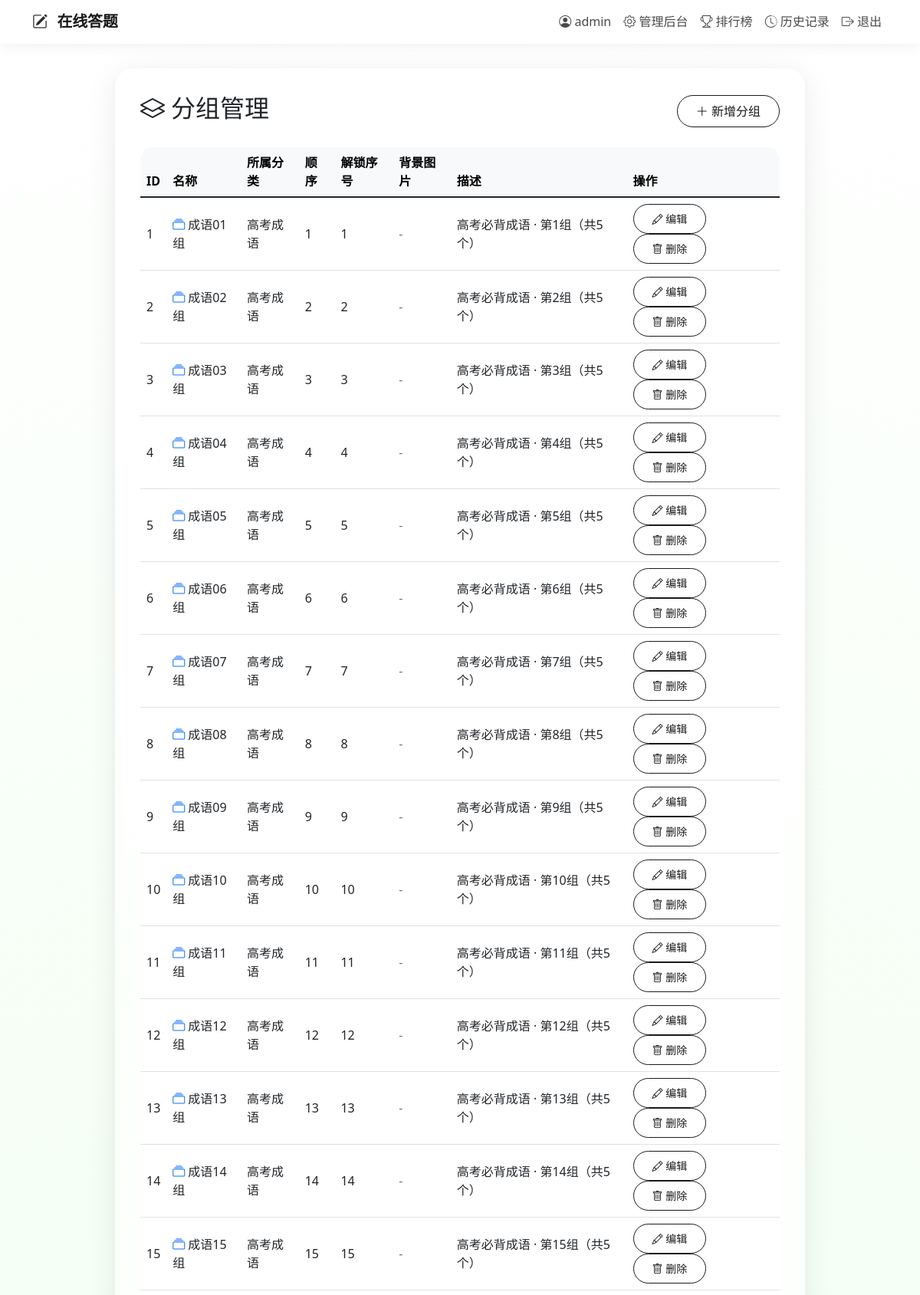
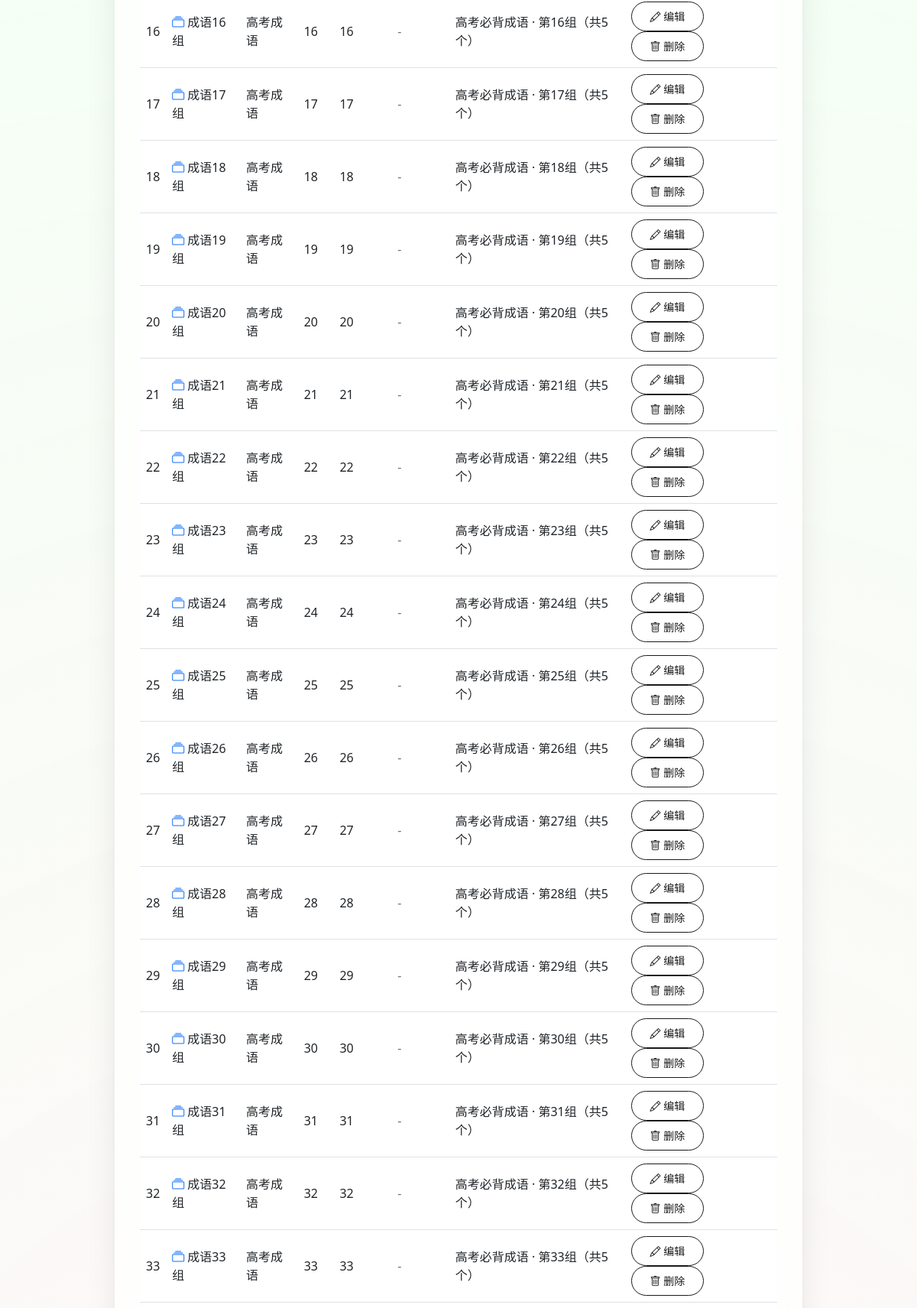
/admin/groups (signed in, upper part), run on the app's committed database (2 pictures, top to bottom).
### models.py (models this page shows)
class User(UserMixin, db.Model):
    id = db.Column(db.Integer, primary_key=True)
    username = db.Column(db.String(80), unique=True, nullable=False)
    email = db.Column(db.String(120), unique=True, nullable=False)
    password_hash = db.Column(db.String(128))
    role = db.Column(db.String(20), default='user')
    created_at = db.Column(db.DateTime, default=datetime.utcnow)
    status = db.Column(db.Boolean, default=True)
    quiz_records = db.relationship('QuizRecord', backref='user', lazy='dynamic')
    progresses = db.relationship('UserProgress', backref='user', lazy='dynamic')

class Group(db.Model):
    id = db.Column(db.Integer, primary_key=True)
    name = db.Column(db.String(100), nullable=False)
    category_id = db.Column(db.Integer, db.ForeignKey('category.id'), nullable=False)
    order = db.Column(db.Integer, default=0)
    description = db.Column(db.Text)
    study_content = db.Column(db.Text)  # 学习资料（Markdown/HTML）
    unlock_order = db.Column(db.Integer, default=0)  # 解锁序号，0=无需解锁
    background_image = db.Column(db.String(255))  # 背景图片路径
    created_at = db.Column(db.DateTime, default=datetime.utcnow)
    questions = db.relationship('Question', backref='group', lazy='dynamic')

class Category(db.Model):
    id = db.Column(db.Integer, primary_key=True)
    name = db.Column(db.String(100), nullable=False)
    parent_id = db.Column(db.Integer, db.ForeignKey('category.id'), nullable=True)
    sort_order = db.Column(db.Integer, default=0)
    created_at = db.Column(db.DateTime, default=datetime.utcnow)
    parent = db.relationship('Category', remote_side=[id], backref='children')
    questions = db.relationship('Question', backref='category', lazy='dynamic')
    groups = db.relationship('Group', backref='category', lazy='dynamic')
    quiz_records = db.relationship('QuizRecord', backref='category', lazy='dynamic')

### routes/admin.py (the view)
@admin_bp.route('/groups')
@login_required
@admin_required
def admin_groups():
    groups = Group.query.all()
    return render_template('admin/groups.html', groups=groups)

### app.py (called while the page is built)
@login_manager.user_loader
def load_user(user_id):
    from models import User
    return User.query.get(int(user_id))

### utils.py (called while the page is built)
def admin_required(f):
    @wraps(f)
    def decorated_function(*args, **kwargs):
        if not current_user.is_authenticated or current_user.role != 'admin':
            flash('需要管理员权限')
            return redirect(url_for('quiz.index'))
        return f(*args, **kwargs)
    return decorated_function

### templates/admin/groups.html (shortened to what this page needs)
{% extends "base.html" %}
{% block content %}
<div class="d-flex justify-content-between align-items-center mb-4">
    <h2><i class="bi bi-layers me-2"></i>分组管理</h2>
    <a href="{{ url_for('admin.admin_group_add') }}" class="btn btn-success">
        <i class="bi bi-plus-lg"></i> 新增分组
    </a>
</div>
<div class="table-responsive">
    <table class="table table-hover align-middle bg-white">
        <thead class="table-light">
            <tr>
                <th>ID</th>
                <th>名称</th>
                <th>所属分类</th>
                <th>顺序</th>
                <th>解锁序号</th>
                <th>背景图片</th>
                <th>描述</th>
                <th>操作</th>
            </tr>
        </thead>
        <tbody>
            {% for g in groups %}
            <tr>
                <td>{{ g.id }}</td>
                <td><i class="bi bi-collection me-1 text-primary"></i>{{ g.name }}</td>
                <td>{{ g.category.name }}</td>
                <td>{{ g.order }}</td>
                <td>{% if g.unlock_order > 0 %}{{ g.unlock_order }}{% else %}<span class="text-muted">-</span>{% endif %}</td>
                <td>
                    {% if g.background_image %}
                    <img src="{{ url_for('static', filename=g.background_image.replace('static/', '')) }}" alt="bg" style="max-height:30px;border-radius:4px;">
                    {% else %}
                    <span class="text-muted">-</span>
                    {% endif %}
                </td>
                <td>{{ g.description or '-' }}</td>
                <td>
                    <a href="{{ url_for('admin.admin_group_edit', id=g.id) }}" class="btn btn-sm btn-warning">
                        <i class="bi bi-pencil"></i> 编辑
                    </a>
                    <a href="{{ url_for('admin.admin_group_delete', id=g.id) }}" class="btn btn-sm btn-danger" onclick="return confirm('确定删除？')">
                        <i class="bi bi-trash"></i> 删除
                    </a>
                </td>
            </tr>
            {% else %}
            <tr>
                <td colspan="8" class="text-center py-4 text-muted">
                    <i class="bi bi-inbox fs-1 d-block mb-2"></i> 暂无分组
                </td>
            </tr>
            {% endfor %}
        </tbody>
    </table>
</div>
{% endblock %}

### templates/base.html (shortened to what this page needs)
<!DOCTYPE html>
<html lang="zh">
<head>
    <link href="https://cdn.bootcdn.net/ajax/libs/twitter-bootstrap/5.1.3/css/bootstrap.min.css" rel="stylesheet">
    <link rel="stylesheet" href="https://cdn.bootcdn.net/ajax/libs/bootstrap-icons/1.8.1/font/bootstrap-icons.css">
    <link rel="stylesheet" href="https://cdn.bootcdn.net/ajax/libs/animate.css/4.1.1/animate.min.css">
</head>
<body>
    <nav class="navbar navbar-expand-lg">
        <div class="container">
            <a class="navbar-brand" href="{{ url_for('quiz.index') }}">
                <i class="bi bi-pencil-square"></i> 在线答题
            </a>
            <div class="collapse navbar-collapse" id="navbarNav">
                <ul class="navbar-nav ms-auto">
                    {% if current_user.is_authenticated %}
                        <li class="nav-item">
                            <span class="nav-link"><i class="bi bi-person-circle"></i> {{ current_user.username }}</span>
                        </li>
                        {% if current_user.role == 'admin' %}
                            <li class="nav-item">
                                <a class="nav-link" href="{{ url_for('admin.admin_dashboard') }}"><i class="bi bi-gear"></i> 管理后台</a>
                            </li>
                        {% endif %}
                        <li class="nav-item">
                            <a class="nav-link" href="{{ url_for('quiz.leaderboard') }}"><i class="bi bi-trophy"></i> 排行榜</a>
                        </li>
                        <li class="nav-item">
                            <a class="nav-link" href="{{ url_for('quiz.history') }}"><i class="bi bi-clock-history"></i> 历史记录</a>
                        </li>
                        <li class="nav-item">
                            <a class="nav-link" href="{{ url_for('auth.auth_logout') }}"><i class="bi bi-box-arrow-right"></i> 退出</a>
                        </li>
                    {% endif %}
                </ul>
            </div>
        </div>
    </nav>
    <div class="main-wrapper">
        <div class="central-card">
            {% block content %}{% endblock %}
        </div>
    </div>
</body>
</html>

### templates/base.html (style rules this page uses)
:root { --x-pos: 50; --y-pos: 50; }
* { box-sizing: border-box; }
html, body { margin: 0; padding: 0; min-height: 100vh; font-family: 'Segoe UI', system-ui, -apple-system, sans-serif; overflow-x: hidden; }
.navbar { background: rgba(255, 255, 255, 0.75) !important; backdrop-filter: blur(16px); -webkit-backdrop-filter: blur(16px); box-shadow: 0 2px 20px rgba(0, 0, 0, 0.06); border-bottom: 1px solid rgba(255, 255, 255, 0.5); z-index: 1000; position: relative; }
.navbar-brand { font-weight: 700; color: #1a1a1a !important; letter-spacing: -0.3px; }
.navbar-brand i { color: #2c2c2c; margin-right: 8px; }
.nav-link { transition: all 0.25s; color: #4a4a4a !important; font-weight: 500; }
.main-wrapper { display: flex; justify-content: center; align-items: flex-start; min-height: calc(100vh - 76px); padding: 2rem 1rem; position: relative; z-index: 1; }
.central-card { width: 100%; max-width: 900px; background: rgba(255, 255, 255, 0.72); backdrop-filter: blur(20px); -webkit-backdrop-filter: blur(20px); border-radius: 1.5rem; border: 1px solid rgba(255, 255, 255, 0.6); box-shadow: 0 8px 40px rgba(0, 0, 0, 0.08), 0 2px 8px rgba(0, 0, 0, 0.04); padding: 2rem; animation: fadeInUp 0.5s ease-out; }
.btn { border-radius: 2rem; padding: 0.5rem 1.5rem; font-weight: 500; transition: all 0.25s; background: transparent; border: 1.5px solid #1a1a1a; color: #1a1a1a; }
.btn-primary, .btn-success, .btn-outline-secondary { background: transparent; border: 1.5px solid #1a1a1a; color: #1a1a1a; }
.table { border-radius: 1rem; overflow: hidden; box-shadow: 0 5px 12px rgba(0, 0, 0, 0.02); background: rgba(255, 255, 255, 0.7); }

### data on the page
User: username "admin"
Group: id "1", name "成语01组", category.name "高考成语", order "1", unlock_order "1", description "高考必背成语 · 第1组（共5个）"
Group: id "2", name "成语02组", category.name "高考成语", order "2", unlock_order "2", description "高考必背成语 · 第2组（共5个）"
Group: id "3", name "成语03组", category.name "高考成语", order "3", unlock_order "3", description "高考必背成语 · 第3组（共5个）"
Group: id "4", name "成语04组", category.name "高考成语", order "4", unlock_order "4", description "高考必背成语 · 第4组（共5个）"
Group: id "5", name "成语05组", category.name "高考成语", order "5", unlock_order "5", description "高考必背成语 · 第5组（共5个）"
Group: id "6", name "成语06组", category.name "高考成语", order "6", unlock_order "6", description "高考必背成语 · 第6组（共5个）"
Group: id "7", name "成语07组", category.name "高考成语", order "7", unlock_order "7", description "高考必背成语 · 第7组（共5个）"
Group: id "8", name "成语08组", category.name "高考成语", order "8", unlock_order "8", description "高考必背成语 · 第8组（共5个）"
Group: id "9", name "成语09组", category.name "高考成语", order "9", unlock_order "9", description "高考必背成语 · 第9组（共5个）"
Group: id "10", name "成语10组", category.name "高考成语", order "10", unlock_order "10", description "高考必背成语 · 第10组（共5个）"
Group: id "11", name "成语11组", category.name "高考成语", order "11", unlock_order "11", description "高考必背成语 · 第11组（共5个）"
Group: id "12", name "成语12组", category.name "高考成语", order "12", unlock_order "12", description "高考必背成语 · 第12组（共5个）"
Group: id "13", name "成语13组", category.name "高考成语", order "13", unlock_order "13", description "高考必背成语 · 第13组（共5个）"
Group: id "14", name "成语14组", category.name "高考成语", order "14", unlock_order "14", description "高考必背成语 · 第14组（共5个）"
Group: id "15", name "成语15组", category.name "高考成语", order "15", unlock_order "15", description "高考必背成语 · 第15组（共5个）"
Group: id "16", name "成语16组", category.name "高考成语", order "16", unlock_order "16", description "高考必背成语 · 第16组（共5个）"
Group: id "17", name "成语17组", category.name "高考成语", order "17", unlock_order "17", description "高考必背成语 · 第17组（共5个）"
Group: id "18", name "成语18组", category.name "高考成语", order "18", unlock_order "18", description "高考必背成语 · 第18组（共5个）"
Group: id "19", name "成语19组", category.name "高考成语", order "19", unlock_order "19", description "高考必背成语 · 第19组（共5个）"
Group: id "20", name "成语20组", category.name "高考成语", order "20", unlock_order "20", description "高考必背成语 · 第20组（共5个）"
Group: id "21", name "成语21组", category.name "高考成语", order "21", unlock_order "21", description "高考必背成语 · 第21组（共5个）"
Group: id "22", name "成语22组", category.name "高考成语", order "22", unlock_order "22", description "高考必背成语 · 第22组（共5个）"
Group: id "23", name "成语23组", category.name "高考成语", order "23", unlock_order "23", description "高考必背成语 · 第23组（共5个）"
Group: id "24", name "成语24组", category.name "高考成语", order "24", unlock_order "24", description "高考必背成语 · 第24组（共5个）"
Group: id "25", name "成语25组", category.name "高考成语", order "25", unlock_order "25", description "高考必背成语 · 第25组（共5个）"
Group: id "26", name "成语26组", category.name "高考成语", order "26", unlock_order "26", description "高考必背成语 · 第26组（共5个）"
Group: id "27", name "成语27组", category.name "高考成语", order "27", unlock_order "27", description "高考必背成语 · 第27组（共5个）"
Group: id "28", name "成语28组", category.name "高考成语", order "28", unlock_order "28", description "高考必背成语 · 第28组（共5个）"
Group: id "29", name "成语29组", category.name "高考成语", order "29", unlock_order "29", description "高考必背成语 · 第29组（共5个）"
Group: id "30", name "成语30组", category.name "高考成语", order "30", unlock_order "30", description "高考必背成语 · 第30组（共5个）"
Group: id "31", name "成语31组", category.name "高考成语", order "31", unlock_order "31", description "高考必背成语 · 第31组（共5个）"
Group: id "32", name "成语32组", category.name "高考成语", order "32", unlock_order "32", description "高考必背成语 · 第32组（共5个）"
Group: id "33", name "成语33组", category.name "高考成语", order "33", unlock_order "33", description "高考必背成语 · 第33组（共5个）"
